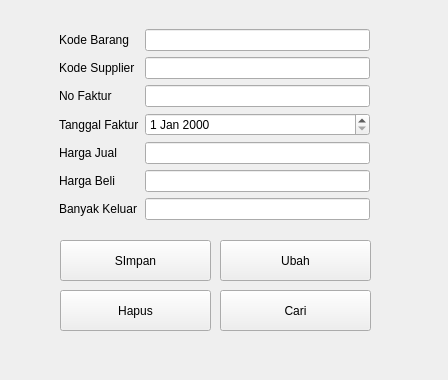
<?xml version="1.0" encoding="UTF-8"?>
<ui version="4.0">
 <class>FormPembelian</class>
 <widget class="QWidget" name="FormPembelian">
  <property name="geometry">
   <rect>
    <x>0</x>
    <y>0</y>
    <width>448</width>
    <height>380</height>
   </rect>
  </property>
  <property name="windowTitle">
   <string>Form</string>
  </property>
  <widget class="QWidget" name="formLayoutWidget">
   <property name="geometry">
    <rect>
     <x>59</x>
     <y>29</y>
     <width>311</width>
     <height>201</height>
    </rect>
   </property>
   <layout class="QFormLayout" name="formLayout">
    <item row="0" column="0">
     <widget class="QLabel" name="kode_barangLabel">
      <property name="text">
       <string>Kode Barang</string>
      </property>
     </widget>
    </item>
    <item row="0" column="1">
     <widget class="QLineEdit" name="kode_barangLineEdit"/>
    </item>
    <item row="1" column="0">
     <widget class="QLabel" name="kode_supplierLabel">
      <property name="text">
       <string>Kode Supplier</string>
      </property>
     </widget>
    </item>
    <item row="1" column="1">
     <widget class="QLineEdit" name="kode_supplierLineEdit"/>
    </item>
    <item row="2" column="0">
     <widget class="QLabel" name="no_fakturLabel">
      <property name="text">
       <string>No Faktur</string>
      </property>
     </widget>
    </item>
    <item row="2" column="1">
     <widget class="QLineEdit" name="no_fakturLineEdit"/>
    </item>
    <item row="3" column="0">
     <widget class="QLabel" name="tgl_fakturLabel">
      <property name="text">
       <string>Tanggal Faktur</string>
      </property>
     </widget>
    </item>
    <item row="4" column="0">
     <widget class="QLabel" name="harga_jualLabel">
      <property name="text">
       <string>Harga Jual</string>
      </property>
     </widget>
    </item>
    <item row="4" column="1">
     <widget class="QLineEdit" name="harga_jualLineEdit"/>
    </item>
    <item row="5" column="0">
     <widget class="QLabel" name="harga_beliLabel">
      <property name="text">
       <string>Harga Beli</string>
      </property>
     </widget>
    </item>
    <item row="5" column="1">
     <widget class="QLineEdit" name="harga_beliLineEdit"/>
    </item>
    <item row="6" column="0">
     <widget class="QLabel" name="banyak_keluarLabel">
      <property name="text">
       <string>Banyak Keluar</string>
      </property>
     </widget>
    </item>
    <item row="6" column="1">
     <widget class="QLineEdit" name="banyak_keluarLineEdit"/>
    </item>
    <item row="3" column="1">
     <widget class="QDateEdit" name="tgl_fakturDateEdit"/>
    </item>
   </layout>
  </widget>
  <widget class="QPushButton" name="pushButton_2">
   <property name="geometry">
    <rect>
     <x>220</x>
     <y>240</y>
     <width>151</width>
     <height>41</height>
    </rect>
   </property>
   <property name="text">
    <string>Ubah</string>
   </property>
  </widget>
  <widget class="QPushButton" name="pushButton_3">
   <property name="geometry">
    <rect>
     <x>220</x>
     <y>290</y>
     <width>151</width>
     <height>41</height>
    </rect>
   </property>
   <property name="text">
    <string>Cari</string>
   </property>
  </widget>
  <widget class="QPushButton" name="pushButton">
   <property name="geometry">
    <rect>
     <x>60</x>
     <y>240</y>
     <width>151</width>
     <height>41</height>
    </rect>
   </property>
   <property name="text">
    <string>SImpan</string>
   </property>
  </widget>
  <widget class="QPushButton" name="pushButton_4">
   <property name="geometry">
    <rect>
     <x>60</x>
     <y>290</y>
     <width>151</width>
     <height>41</height>
    </rect>
   </property>
   <property name="text">
    <string>Hapus</string>
   </property>
  </widget>
 </widget>
 <resources/>
 <connections/>
</ui>
